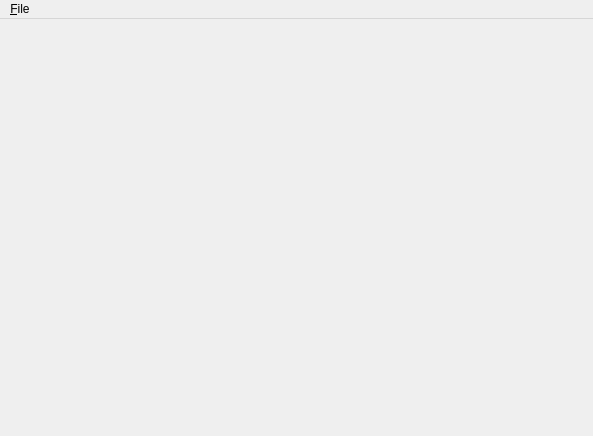
<?xml version="1.0" encoding="UTF-8"?>
<ui version="4.0">
 <class>MainWindow</class>
 <widget class="QMainWindow" name="MainWindow">
  <property name="geometry">
   <rect>
    <x>0</x>
    <y>0</y>
    <width>593</width>
    <height>436</height>
   </rect>
  </property>
  <property name="windowTitle">
   <string>MainWindow</string>
  </property>
  <widget class="QWidget" name="centralWidget">
   <layout class="QGridLayout" name="gridLayout">
    <property name="leftMargin">
     <number>0</number>
    </property>
    <property name="topMargin">
     <number>0</number>
    </property>
    <property name="rightMargin">
     <number>0</number>
    </property>
    <property name="bottomMargin">
     <number>0</number>
    </property>
    <property name="spacing">
     <number>0</number>
    </property>
    <item row="0" column="0">
     <widget class="TextEditorWidget" name="widget" native="true"/>
    </item>
   </layout>
  </widget>
  <widget class="QMenuBar" name="menuBar">
   <property name="geometry">
    <rect>
     <x>0</x>
     <y>0</y>
     <width>593</width>
     <height>21</height>
    </rect>
   </property>
   <widget class="QMenu" name="menu_File">
    <property name="title">
     <string>&amp;File</string>
    </property>
    <addaction name="action_file_open"/>
    <addaction name="action_file_save"/>
    <addaction name="action_test"/>
   </widget>
   <addaction name="menu_File"/>
  </widget>
  <action name="action_file_open">
   <property name="text">
    <string>&amp;Open...</string>
   </property>
   <property name="shortcut">
    <string>Ctrl+O</string>
   </property>
  </action>
  <action name="action_file_save">
   <property name="text">
    <string>&amp;Save</string>
   </property>
  </action>
  <action name="action_test">
   <property name="text">
    <string>Test</string>
   </property>
   <property name="shortcut">
    <string>Ctrl+T</string>
   </property>
  </action>
 </widget>
 <layoutdefault spacing="6" margin="11"/>
 <customwidgets>
  <customwidget>
   <class>TextEditorWidget</class>
   <extends>QWidget</extends>
   <header>../../src/texteditor/TextEditorWidget.h</header>
   <container>1</container>
  </customwidget>
 </customwidgets>
 <resources/>
 <connections/>
</ui>
